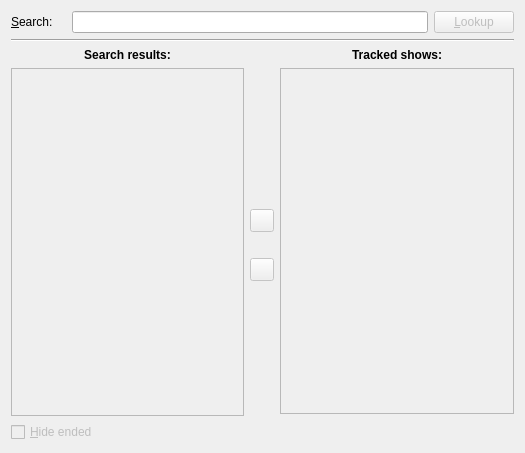
<ui version="4.0" >
 <class>FindShows</class>
 <widget class="QWidget" name="FindShows" >
  <property name="geometry" >
   <rect>
    <x>0</x>
    <y>0</y>
    <width>525</width>
    <height>453</height>
   </rect>
  </property>
  <property name="windowTitle" >
   <string>Find Shows</string>
  </property>
  <layout class="QGridLayout" name="gridLayout" >
   <item row="0" column="0" colspan="3" >
    <layout class="QHBoxLayout" name="horizontalLayout_1" >
     <item>
      <widget class="QLabel" name="lblSearch" >
       <property name="text" >
        <string>&amp;Search:</string>
       </property>
       <property name="buddy" >
        <cstring>leSearch</cstring>
       </property>
      </widget>
     </item>
     <item>
      <widget class="QLabel" name="imgProgress" >
       <property name="pixmap" >
        <pixmap resource="../../../pixmaps/nextshows.qrc" >:/pixmaps/prefs/progress_idle.png</pixmap>
       </property>
      </widget>
     </item>
     <item>
      <widget class="NSLineEdit" name="leSearch" />
     </item>
     <item>
      <widget class="QPushButton" name="btnLookup" >
       <property name="enabled" >
        <bool>false</bool>
       </property>
       <property name="text" >
        <string>&amp;Lookup</string>
       </property>
       <property name="autoDefault" >
        <bool>true</bool>
       </property>
       <property name="default" >
        <bool>true</bool>
       </property>
       <property name="flat" >
        <bool>false</bool>
       </property>
      </widget>
     </item>
    </layout>
   </item>
   <item row="1" column="0" colspan="3" >
    <widget class="Line" name="line" >
     <property name="orientation" >
      <enum>Qt::Horizontal</enum>
     </property>
    </widget>
   </item>
   <item row="2" column="0" >
    <layout class="QVBoxLayout" name="verticalLayout_3" >
     <property name="spacing" >
      <number>6</number>
     </property>
     <property name="margin" >
      <number>0</number>
     </property>
     <item>
      <widget class="QLabel" name="lblSearchResultsTitle" >
       <property name="font" >
        <font>
         <weight>75</weight>
         <bold>true</bold>
        </font>
       </property>
       <property name="text" >
        <string>Search results:</string>
       </property>
       <property name="alignment" >
        <set>Qt::AlignHCenter|Qt::AlignTop</set>
       </property>
      </widget>
     </item>
     <item>
      <widget class="NSTreeWidget" name="treeSearchResults" >
       <property name="enabled" >
        <bool>false</bool>
       </property>
       <property name="headerHidden" >
        <bool>true</bool>
       </property>
       <property name="columnCount" >
        <number>1</number>
       </property>
       <column>
        <property name="text" >
         <string/>
        </property>
       </column>
      </widget>
     </item>
     <item>
      <layout class="QHBoxLayout" name="horizontalLayout_2" >
       <property name="spacing" >
        <number>6</number>
       </property>
       <property name="margin" >
        <number>0</number>
       </property>
       <item>
        <widget class="QCheckBox" name="cbHideEndedShows" >
         <property name="enabled" >
          <bool>false</bool>
         </property>
         <property name="toolTip" >
          <string>Check this to filter out ended shows</string>
         </property>
         <property name="text" >
          <string>&amp;Hide ended</string>
         </property>
         <property name="checked" >
          <bool>false</bool>
         </property>
        </widget>
       </item>
       <item>
        <widget class="QLabel" name="lblDisplayed" >
         <property name="enabled" >
          <bool>true</bool>
         </property>
         <property name="text" >
          <string/>
         </property>
         <property name="alignment" >
          <set>Qt::AlignRight|Qt::AlignTrailing|Qt::AlignVCenter</set>
         </property>
        </widget>
       </item>
      </layout>
     </item>
    </layout>
   </item>
   <item row="2" column="1" >
    <layout class="QVBoxLayout" name="verticalLayout_1" >
     <item>
      <spacer name="verticalSpacer_1" >
       <property name="orientation" >
        <enum>Qt::Vertical</enum>
       </property>
       <property name="sizeHint" stdset="0" >
        <size>
         <width>20</width>
         <height>40</height>
        </size>
       </property>
      </spacer>
     </item>
     <item>
      <widget class="QToolButton" name="tbtnAddShow" >
       <property name="enabled" >
        <bool>false</bool>
       </property>
       <property name="icon" >
        <iconset resource="../../../pixmaps/nextshows.qrc" >
         <normaloff>:/pixmaps/icons/rightarrow.png</normaloff>:/pixmaps/icons/rightarrow.png</iconset>
       </property>
      </widget>
     </item>
     <item>
      <spacer name="verticalSpacer_2" >
       <property name="orientation" >
        <enum>Qt::Vertical</enum>
       </property>
       <property name="sizeType" >
        <enum>QSizePolicy::Fixed</enum>
       </property>
       <property name="sizeHint" stdset="0" >
        <size>
         <width>20</width>
         <height>20</height>
        </size>
       </property>
      </spacer>
     </item>
     <item>
      <widget class="QToolButton" name="tbtnRemoveShow" >
       <property name="enabled" >
        <bool>false</bool>
       </property>
       <property name="icon" >
        <iconset resource="../../../pixmaps/nextshows.qrc" >
         <normaloff>:/pixmaps/icons/trash.png</normaloff>:/pixmaps/icons/trash.png</iconset>
       </property>
      </widget>
     </item>
     <item>
      <spacer name="verticalSpacer_3" >
       <property name="orientation" >
        <enum>Qt::Vertical</enum>
       </property>
       <property name="sizeHint" stdset="0" >
        <size>
         <width>20</width>
         <height>40</height>
        </size>
       </property>
      </spacer>
     </item>
    </layout>
   </item>
   <item row="2" column="2" >
    <layout class="QVBoxLayout" name="verticalLayout_2" >
     <property name="spacing" >
      <number>6</number>
     </property>
     <property name="margin" >
      <number>0</number>
     </property>
     <item>
      <widget class="QLabel" name="lblTrackedShowsTitle" >
       <property name="font" >
        <font>
         <weight>75</weight>
         <bold>true</bold>
        </font>
       </property>
       <property name="text" >
        <string>Tracked shows:</string>
       </property>
       <property name="alignment" >
        <set>Qt::AlignHCenter|Qt::AlignTop</set>
       </property>
      </widget>
     </item>
     <item>
      <widget class="NSListWidget" name="lstTrackedShows" >
       <property name="enabled" >
        <bool>false</bool>
       </property>
       <property name="editTriggers" >
        <set>QAbstractItemView::NoEditTriggers</set>
       </property>
      </widget>
     </item>
     <item>
      <layout class="QHBoxLayout" name="horizontalLayout_3" >
       <property name="spacing" >
        <number>6</number>
       </property>
       <property name="margin" >
        <number>0</number>
       </property>
       <item>
        <spacer name="verticalSpacer_4" >
         <property name="orientation" >
          <enum>Qt::Vertical</enum>
         </property>
         <property name="sizeType" >
          <enum>QSizePolicy::Fixed</enum>
         </property>
         <property name="sizeHint" stdset="0" >
          <size>
           <width>20</width>
           <height>22</height>
          </size>
         </property>
        </spacer>
       </item>
       <item>
        <widget class="QLabel" name="lblTrackedShows" >
         <property name="text" >
          <string/>
         </property>
         <property name="alignment" >
          <set>Qt::AlignRight|Qt::AlignTrailing|Qt::AlignVCenter</set>
         </property>
        </widget>
       </item>
      </layout>
     </item>
    </layout>
   </item>
  </layout>
 </widget>
 <customwidgets>
  <customwidget>
   <class>NSLineEdit</class>
   <extends>QLineEdit</extends>
   <header>widgets/nslineedit.h</header>
  </customwidget>
  <customwidget>
   <class>NSTreeWidget</class>
   <extends>QTreeWidget</extends>
   <header>widgets/nstreewidget.h</header>
  </customwidget>
  <customwidget>
   <class>NSListWidget</class>
   <extends>QListWidget</extends>
   <header>widgets/nslistwidget.h</header>
  </customwidget>
 </customwidgets>
 <resources>
  <include location="../../../pixmaps/nextshows.qrc" />
 </resources>
 <connections/>
</ui>
